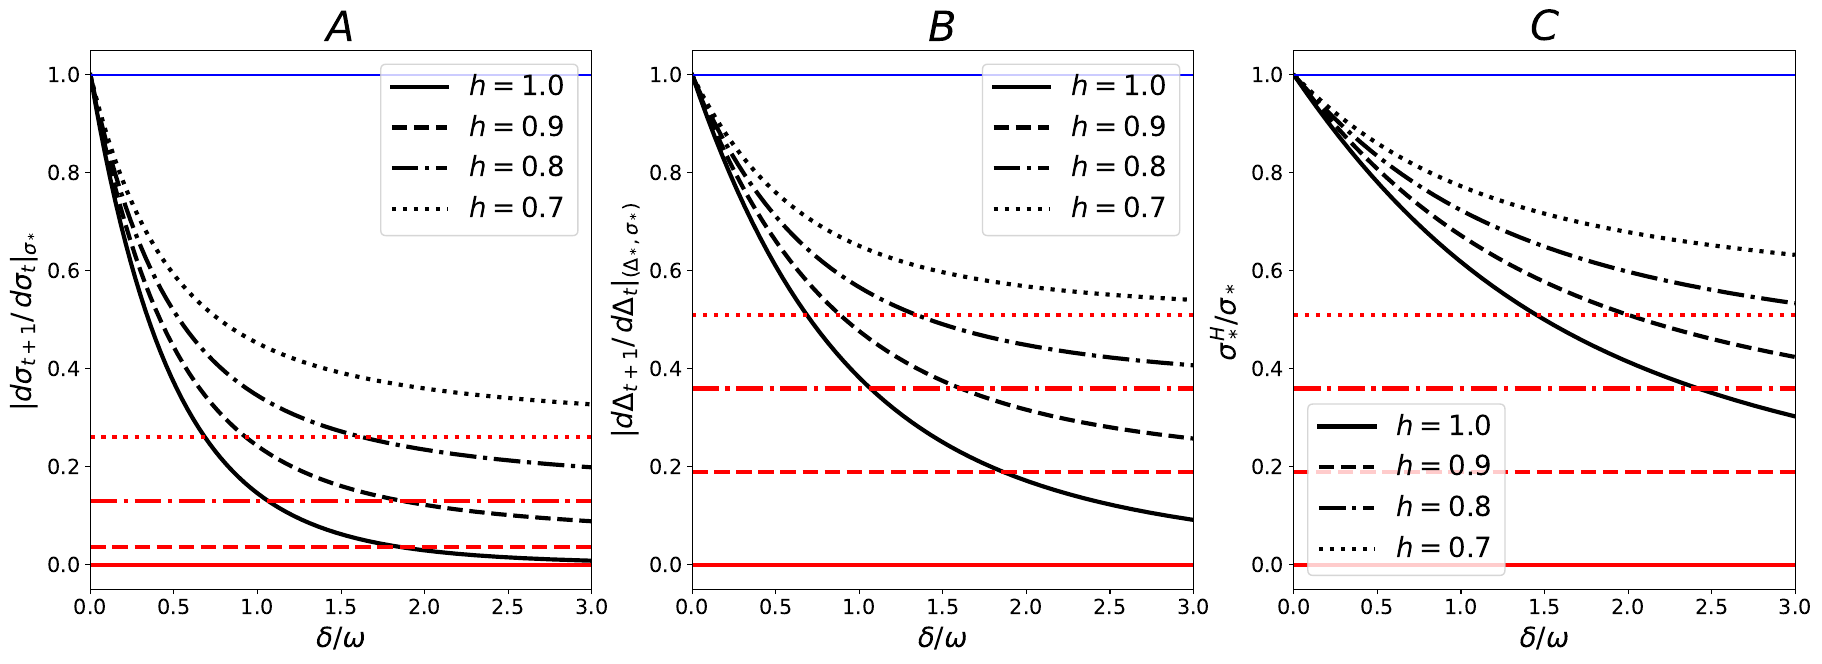

The Python source for this figure:
# 23/11/02 #



#################### Library ####################



import math
import matplotlib.pyplot as plt
import scipy.optimize as sci



#################### Form ####################



PAD = 5
TIC = 15
LAB = 20
TIT  = 30



sep = ''



#################### Main ####################



fig = plt.figure()



plt.subplot(1, 3, 1)



def stationary_sigma_equation(sigma, *par):


	h, mu = par


	arg = h**2*sigma/math.sqrt(1+sigma**2) + (1-h**2)*sigma


	return arg**2 + mu**2 - sigma**2



def S_map(sigma):


	arg = sigma/math.sqrt(1+sigma**2)


	return arg



def H_map(S, h):


	arg = h**2*S + (1-h**2)*S/math.sqrt(1-S**2)


	return arg



def S_derivative(sigma):


	arg = 1/pow(1+sigma**2, 3/2)


	return arg



def H_derivative(S, h):


	arg = h**2 + (1-h**2)/pow(1-S**2, 3/2)


	return arg



def M_derivative(H, mu):


	return H/math.sqrt(H**2+mu**2)



h_lis = [0.7, 0.8, 0.9, 1.0]
h_lis = [1.0, 0.9, 0.8, 0.7]



lin = ['dotted', 'dashdot', 'dashed', 'solid']
lin = ['solid', 'dashed', 'dashdot', 'dotted']



mu_inf = 0
mu_sup = 3
mu_div = pow(10, 3)



mu_lis = [(mu_sup-mu_inf)/mu_div*i + mu_inf for i in range(mu_div)]



for i in range(len(h_lis)):


	h = h_lis[i]


	d_sigma = []


	for j in range(len(mu_lis)):


		mu = mu_lis[j]


		sta_sigma = sci.fsolve(stationary_sigma_equation, x0=1, args=(h, mu))
		d_sigma.append(abs(M_derivative(H_map(S_map(sta_sigma), h), mu)*H_derivative(S_map(sta_sigma), h)*S_derivative(sta_sigma)))


	lab = sep.join(('$h=', str(h), '$'))


	plt.plot(mu_lis, d_sigma, color='black', label=lab, linestyle=lin[i], marker='o', linewidth=3, markersize=0)


	asy = (1-h**2)**2


	plt.plot([mu_inf, mu_sup], [asy, asy], color='red', linestyle=lin[i], marker='o', linewidth=3, markersize=0)



#plt.plot([mu_inf, mu_sup], [0, 0], color='blue', linestyle='solid', marker='o', linewidth=1, markersize=0)


plt.plot([mu_inf, mu_sup], [1, 1], color='blue', linestyle='solid', marker='o', linewidth=1, markersize=0)



plt.xlim([mu_inf, mu_sup])
#plt.ylim()
#plt.xscale('log')
#plt.yscale('log')
plt.xlabel('$\delta/\omega$', size=LAB, labelpad=PAD)
plt.ylabel('$\left|d\sigma_{t+1}/\,d\sigma_t\\right|_{\sigma_*}$', rotation=90, size=LAB, labelpad=PAD)
#plt.ylabel('$\left|\\frac{d\sigma_{t+1}}{d\sigma_t}\\right|_{\sigma_*}$', rotation=90, size=LAB, labelpad=PAD)
plt.title('$A$', size=TIT)
plt.legend(loc='best', fontsize=LAB)
#plt.legend(shadow=False, frameon=False, prop={'size': LAB})
plt.xticks(size=TIC)
plt.yticks(size=TIC)



plt.subplot(1, 3, 2)



def lag_derivative(sigma, h):


	arg = 1 - h**2*sigma**2/(1+sigma**2)


	return arg



for i in range(len(h_lis)):


	h = h_lis[i]


	d_lag = []


	for j in range(len(mu_lis)):


		mu = mu_lis[j]


		sta_sigma = sci.fsolve(stationary_sigma_equation, x0=1, args=(h, mu))
		d_lag.append(abs(lag_derivative(sta_sigma, h)))


	lab = sep.join(('$h=', str(h), '$'))


	plt.plot(mu_lis, d_lag, color='black', label=lab, linestyle=lin[i], marker='o', linewidth=3, markersize=0)


	asy = 1-h**2


	plt.plot([mu_inf, mu_sup], [asy, asy], color='red', linestyle=lin[i], marker='o', linewidth=3, markersize=0)



#plt.plot([mu_inf, mu_sup], [0, 0], color='blue', linestyle='solid', marker='o', linewidth=1, markersize=0)


plt.plot([mu_inf, mu_sup], [1, 1], color='blue', linestyle='solid', marker='o', linewidth=1, markersize=0)



plt.xlim([mu_inf, mu_sup])
#plt.ylim([y_inf, y_sup])
#plt.xscale('log')
#plt.yscale('log')
plt.xlabel('$\delta/\omega$', size=LAB, labelpad=PAD)
plt.ylabel('$\left|d\Delta_{t+1}/\,d\Delta_t\\right|_{(\Delta_*, \sigma_*)}$', rotation=90, size=LAB, labelpad=PAD)
#plt.ylabel('$\left|\\frac{d\Delta_{n+1}}{d\Delta_n}\\right|_{(\Delta_*, \sigma_*)}$', rotation=90, size=LAB, labelpad=PAD)
plt.title('$B$', size=TIT)
plt.legend(loc='best', fontsize=LAB)
#plt.legend(shadow=False, frameon=False, prop={'size': LAB})
plt.xticks(size=TIC)
plt.yticks(size=TIC)



plt.subplot(1, 3, 3)



mu_lis = [(mu_sup-mu_inf)/mu_div*i + mu_inf for i in range(1, mu_div)]



for i in range(len(h_lis)):


	h = h_lis[i]


	ratio_lis = []


	for j in range(len(mu_lis)):
	
	
		mu = mu_lis[j]


		sta_sigma = sci.fsolve(stationary_sigma_equation, x0=1, args=(h, mu))


		ratio_lis.append(H_map(S_map(sta_sigma), h)/sta_sigma)


	lab = sep.join(('$h=', str(h), '$'))


	plt.plot(mu_lis, ratio_lis, color='black', label=lab, linestyle=lin[i], marker='o', linewidth=3, markersize=0)


	asy = 1-h**2


	plt.plot([mu_inf, mu_sup], [asy, asy], color='red', linestyle=lin[i], marker='o', linewidth=3, markersize=0)



#plt.plot([mu_inf, mu_sup], [0, 0], color='blue', linestyle='solid', marker='o', linewidth=1, markersize=0)


plt.plot([mu_inf, mu_sup], [1, 1], color='blue', linestyle='solid', marker='o', linewidth=1, markersize=0)



plt.xlim([mu_inf, mu_sup])
#plt.ylim()
#plt.xscale('log')
#plt.yscale('log')
plt.xlabel('$\delta/\omega$', size=LAB, labelpad=PAD)
plt.ylabel('$\sigma_*^H/\sigma_*$', rotation=90, size=LAB, labelpad=PAD)
plt.title('$C$', size=TIT)
plt.legend(loc='best', fontsize=LAB)
#plt.legend(shadow=False, frameon=False, prop={'size': LAB})
plt.xticks(size=TIC)
plt.yticks(size=TIC)



fig.set_size_inches(22, 7, forward=True)
fig.savefig('figure-3.pdf', bbox_inches='tight')




#################### Bottom ####################
